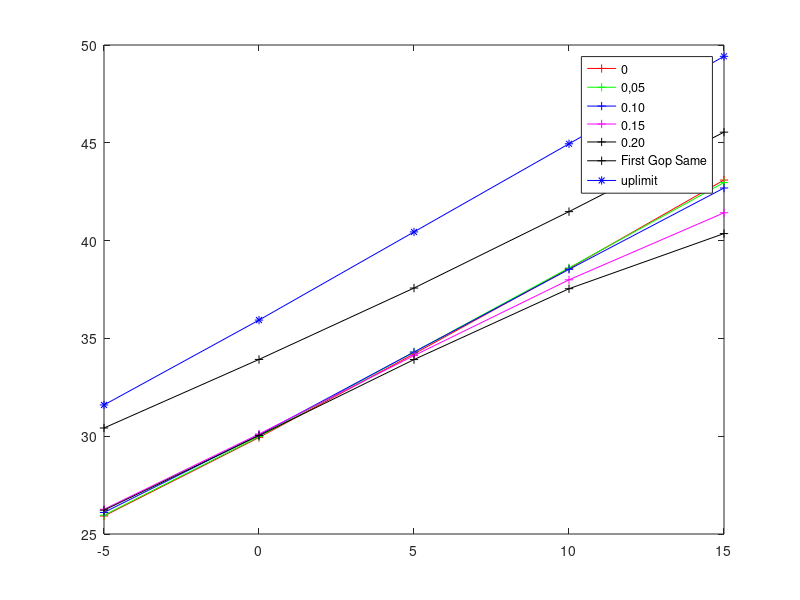
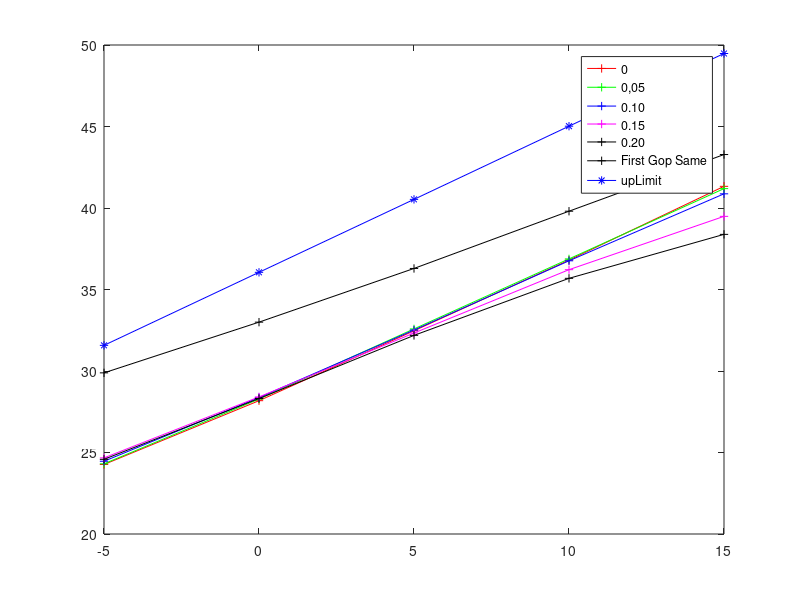

Write the MATLAB code that produced these figures, in order.
%% 2017/03/30
close all;
clear;
% datestr(now);
%snr = -5:5:20;
%softcast_ballons1=[32.1847 36.5923 41.1183 45.6090 50.0263 54.3137];
%softcast_ballons3=[32.2950   36.6781   41.1750   45.6886   50.0968   54.3746];
%plot(snr,softcast_ballons1,'-r+',snr,softcast_ballons3,'-b*');
%% tests
Dc=0;
SimSource=0;
Normal=0;
Manned=1;
%% 
snr=-5:5:15;
Proposed0_Video1=[25.9205 29.9364 34.2092 38.5731 43.0958];
Proposed0_Video2=[24.2652 28.1791 32.4688 36.8025 41.3295];
Proposed005_Video1=[25.9622 29.9804 34.3026 38.6052 42.9694];
Proposed005_Video2=[24.3069 28.2796 32.5812 36.8771 41.1892];
Proposed010_Video1=[26.1013 30.0645 34.3018 38.5291 42.6892];
Proposed010_Video2=[24.4635 28.3693 32.5135 36.7606 40.8700];
Proposed015_Video1=[26.2638 30.1100 34.1224 37.9949 41.4218];
Proposed015_Video2=[24.6693 28.4099 32.3297 36.2162 39.4874];
Proposed020_Video1=[26.2171 30.0363 33.9180 37.5399 40.3589];
Proposed020_Video2=[24.5811 28.3142 32.1853 35.6850 38.3825];

Proposed_SameVideo1=[31.5969  35.9370 40.4441 44.9502 49.4214];
Proposed_SameVideo2=[31.5737  36.0538 40.5297 45.0191 49.4789];

Proposed015_Video1_Dc=[26.2533 30.0417 34.1809 38.0899 41.5566];
Proposed015_Video2_Dc=[24.6230 28.3396 32.3892 36.2336 39.5041];

ProposedManned_Video1=[30.4202 33.9246 37.5748 41.4809 45.5444];
ProposedManned_Video2=[29.8860 32.9971 36.2913 39.8033 43.2803];

if Manned
    figure();plot(snr,Proposed0_Video1,'-r+',snr,Proposed005_Video1,'-g+',...
        snr,Proposed010_Video1,'-b+',snr,Proposed015_Video1,'-m+',snr,Proposed020_Video1,'-k+',snr,ProposedManned_Video1,'-k+',snr,Proposed_SameVideo1,'-b*');
    legend('0','0,05','0.10','0.15','0.20','First Gop Same','uplimit');
    figure();plot(snr,Proposed0_Video2,'-r+',snr,Proposed005_Video2,'-g+',...
        snr,Proposed010_Video2,'-b+',snr,Proposed015_Video2,'-m+',snr,Proposed020_Video2,'-k+',snr,ProposedManned_Video2,'-k+',snr,Proposed_SameVideo2,'-b*');
    legend('0','0,05','0.10','0.15','0.20','First Gop Same','upLimit');
end
if Normal
    figure();plot(snr,Proposed0_Video1,'-r+',snr,Proposed005_Video1,'-g+',...
        snr,Proposed010_Video1,'-b+',snr,Proposed015_Video1,'-m+',snr,Proposed020_Video1,'-k+');
    legend('0','0,05','0.10','0.15','0.20');
    figure();plot(snr,Proposed0_Video2,'-r+',snr,Proposed005_Video2,'-g+',...
        snr,Proposed010_Video2,'-b+',snr,Proposed015_Video2,'-m+',snr,Proposed020_Video2,'-k+');
    legend('0','0,05','0.10','0.15','0.20');
end
if SimSource
    figure();plot(snr,Proposed0_Video1,'-r+',snr,Proposed005_Video1,'-g+',...
        snr,Proposed010_Video1,'-b+',snr,Proposed015_Video1,'-m+',snr,Proposed020_Video1,'-k+',snr,Proposed_SameVideo1,'-bs');
    legend('0','0,05','0.10','0.15','0.20','Same Source');
    figure();plot(snr,Proposed0_Video2,'-r+',snr,Proposed005_Video2,'-g+',...
        snr,Proposed010_Video2,'-b+',snr,Proposed015_Video2,'-m+',snr,Proposed020_Video2,'-k+',snr,Proposed_SameVideo2,'-bs');
    legend('0','0,05','0.10','0.15','0.20','Same Source');
end
if Dc
    figure();plot(snr,Proposed015_Video1,'-m+',snr,Proposed015_Video2,'-b+',snr,Proposed015_Video1_Dc,'-ms',snr,Proposed015_Video2_Dc,'-bs');
    legend('Video1','Video2','Video1-dc','Video2-dc');
end
